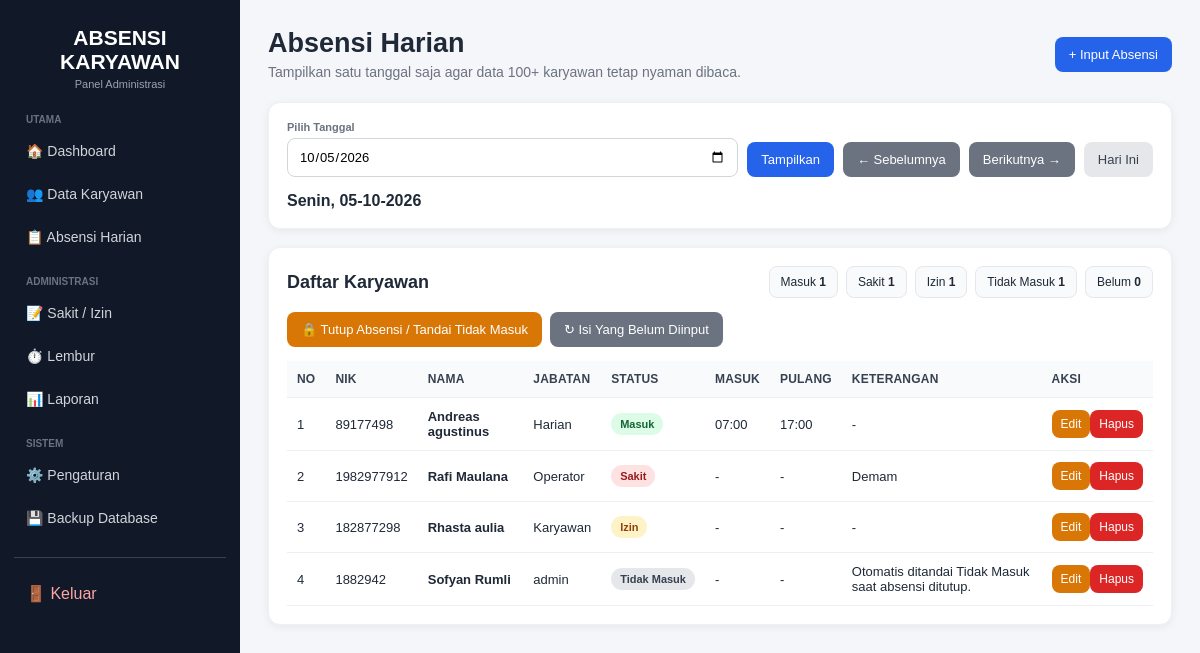
/absensi?tanggal=2026-10-05 (signed in), run on the app's committed database.
### app.py (models this page shows)
class Absensi(db.Model):
    id = db.Column(db.Integer, primary_key=True)
    karyawan_id = db.Column(db.Integer, db.ForeignKey("karyawan.id"), nullable=False)
    tanggal = db.Column(db.Date, nullable=False)
    jam_masuk = db.Column(db.Time)
    jam_pulang = db.Column(db.Time)
    status = db.Column(db.String(20), nullable=False)
    keterangan = db.Column(db.Text)
    lembur = db.relationship("Lembur", backref="absensi", lazy=True, uselist=False,
                             cascade="all, delete-orphan")

class Karyawan(db.Model):
    id = db.Column(db.Integer, primary_key=True)
    nik = db.Column(db.String(20), unique=True, nullable=False)
    nama = db.Column(db.String(100), nullable=False)
    jabatan = db.Column(db.String(100), nullable=False)
    departemen = db.Column(db.String(100))
    status_aktif = db.Column(db.Boolean, default=True)
    absensi = db.relationship("Absensi", backref="karyawan", lazy=True)
    pengajuan = db.relationship("Pengajuan", backref="karyawan", lazy=True)

### app.py (the view)
@app.route("/absensi")
@login_required
def absensi():
    tanggal = parse_date(request.args.get("tanggal"), date.today())
    data = get_absensi_harian(tanggal)
    rekap = hitung_rekap(data)
    return render_template("absensi.html", tanggal=tanggal, data_absensi=data, rekap=rekap)

### app.py (called while the page is built)
@login_manager.user_loader
def load_user(user_id):
    try:
        return db.session.get(Admin, int(user_id))
    except (TypeError, ValueError):
        return None

def parse_date(value, default=None):
    if not value:
        return default
    try:
        return date.fromisoformat(value)
    except ValueError:
        return default

def get_absensi_harian(tanggal, hanya_aktif=True):
    query = Karyawan.query
    if hanya_aktif:
        query = query.filter_by(status_aktif=True)
    karyawan_list = query.order_by(Karyawan.nama.asc()).all()
    data_map = {
        item.karyawan_id: item
        for item in Absensi.query.filter_by(tanggal=tanggal).all()
    }
    hasil = []
    for karyawan in karyawan_list:
        data = data_map.get(karyawan.id)
        hasil.append({
            "karyawan": karyawan,
            "absensi": data,
            "status": data.status if data else "Belum Diinput",
            "jam_masuk": data.jam_masuk if data else None,
            "jam_pulang": data.jam_pulang if data else None,
            "keterangan": data.keterangan if data else "Belum ada data absensi",
        })
    return hasil

def hitung_rekap(data):
    return {
        "Masuk": sum(1 for item in data if item["status"] == "Masuk"),
        "Sakit": sum(1 for item in data if item["status"] == "Sakit"),
        "Izin": sum(1 for item in data if item["status"] == "Izin"),
        "Tidak Masuk": sum(1 for item in data if item["status"] == "Tidak Masuk"),
        "Belum Diinput": sum(1 for item in data if item["status"] == "Belum Diinput"),
    }

@app.context_processor
def utility_processor():
    return {"hari_nama": HARI, "format_tanggal": format_tanggal, "date": date, "timedelta": timedelta}

### templates/absensi.html (shortened to what this page needs)
{% extends 'base.html' %}{% block title %}Absensi Harian - Absensi{% endblock %}
{% block content %}
<div class="topbar"><div><h1>Absensi Harian</h1><div class="muted">Tampilkan satu tanggal saja agar data 100+ karyawan tetap nyaman dibaca.</div></div><div class="actions"><a class="btn" href="{{ url_for('tambah_absensi', tanggal=tanggal.isoformat()) }}">+ Input Absensi</a></div></div>
<div class="panel"><div class="filter"><div class="grow"><label>Pilih Tanggal</label><input id="tanggal" type="date" value="{{ tanggal.isoformat() }}"></div><div><button class="btn" type="button" onclick="goTanggal()">Tampilkan</button></div><div><a class="btn gray" href="{{ url_for('absensi', tanggal=(tanggal-timedelta(days=1)).isoformat()) }}">← Sebelumnya</a></div><div><a class="btn gray" href="{{ url_for('absensi', tanggal=(tanggal+timedelta(days=1)).isoformat()) }}">Berikutnya →</a></div><div><a class="btn light" href="{{ url_for('absensi', tanggal=date.today().isoformat()) }}">Hari Ini</a></div></div>
<div style="margin-top:15px"><b>{{ hari_nama[tanggal.weekday()] }}, {{ tanggal.strftime('%d-%m-%Y') }}</b></div>
</div>
<div class="panel"><div class="panel-head"><h2>Daftar Karyawan</h2><div class="stat-row"><div class="stat">Masuk <b>{{ rekap['Masuk'] }}</b></div><div class="stat">Sakit <b>{{ rekap['Sakit'] }}</b></div><div class="stat">Izin <b>{{ rekap['Izin'] }}</b></div><div class="stat">Tidak Masuk <b>{{ rekap['Tidak Masuk'] }}</b></div><div class="stat">Belum <b>{{ rekap['Belum Diinput'] }}</b></div></div></div>
<div class="actions" style="margin-bottom:14px"><form method="POST" action="{{ url_for('tutup_absensi') }}" onsubmit="return confirm('Tandai semua karyawan yang belum memiliki data sebagai Tidak Masuk untuk tanggal ini? Data yang sudah ada tidak akan diubah.')"><input type="hidden" name="tanggal" value="{{ tanggal.isoformat() }}"><button class="btn orange">🔒 Tutup Absensi / Tandai Tidak Masuk</button></form><form method="POST" action="{{ url_for('reset_absensi') }}" onsubmit="return confirm('Ini tidak menghapus data. Sistem hanya akan mengisi yang belum ada menjadi Tidak Masuk. Lanjutkan?')"><input type="hidden" name="tanggal" value="{{ tanggal.isoformat() }}"><button class="btn gray">↻ Isi Yang Belum Diinput</button></form></div>
<div class="table-wrap"><table><thead><tr><th>No</th><th>NIK</th><th>Nama</th><th>Jabatan</th><th>Status</th><th>Masuk</th><th>Pulang</th><th>Keterangan</th><th>Aksi</th></tr></thead><tbody>
{% for item in data_absensi %}<tr><td>{{ loop.index }}</td><td>{{ item.karyawan.nik }}</td><td><b>{{ item.karyawan.nama }}</b></td><td>{{ item.karyawan.jabatan }}</td><td><span class="badge {% if item.status=='Masuk' %}masuk{% elif item.status=='Sakit' %}sakit{% elif item.status=='Izin' %}izin{% elif item.status=='Tidak Masuk' %}tidak{% else %}belum{% endif %}">{{ item.status }}</span></td><td>{{ item.jam_masuk.strftime('%H:%M') if item.jam_masuk else '-' }}</td><td>{{ item.jam_pulang.strftime('%H:%M') if item.jam_pulang else '-' }}</td><td>{{ item.keterangan or '-' }}</td><td class="nowrap">{% if item.absensi %}<a class="btn small orange" href="{{ url_for('edit_absensi', id=item.absensi.id) }}">Edit</a><form method="POST" action="{{ url_for('hapus_absensi', id=item.absensi.id) }}" style="display:inline" onsubmit="return confirm('Hapus data absensi ini?')"><button class="btn small red">Hapus</button></form>{% else %}<a class="btn small" href="{{ url_for('tambah_absensi', tanggal=tanggal.isoformat()) }}">Input</a>{% endif %}</td></tr>{% else %}<tr><td colspan="9" class="empty">Belum ada karyawan aktif.</td></tr>{% endfor %}
</tbody></table></div></div>
{% endblock %}

### templates/base.html (shortened to what this page needs)
<!DOCTYPE html>
<html lang="id">
<head>
</head>
<body>
<div class="layout">
<aside class="sidebar">
  <div class="brand">ABSENSI KARYAWAN<small>Panel Administrasi</small></div>
  <nav class="nav">
    <div class="nav-section">Utama</div>
    <a href="{{ url_for('dashboard') }}">🏠 Dashboard</a>
    <a href="{{ url_for('karyawan') }}">👥 Data Karyawan</a>
    <a href="{{ url_for('absensi') }}">📋 Absensi Harian</a>
    <div class="nav-section">Administrasi</div>
    <a href="{{ url_for('pengajuan') }}">📝 Sakit / Izin</a>
    <a href="{{ url_for('lembur') }}">⏱️ Lembur</a>
    <a href="{{ url_for('laporan') }}">📊 Laporan</a>
    <div class="nav-section">Sistem</div>
    <a href="{{ url_for('pengaturan') }}">⚙️ Pengaturan</a>
    <a href="{{ url_for('backup_database') }}">💾 Backup Database</a>
  </nav>
  <div class="sidebar-bottom">
    <a class="nav a" href="{{ url_for('logout') }}" style="display:flex;color:#fca5a5;text-decoration:none;padding:11px 12px;border-radius:8px">🚪 Keluar</a>
  </div>
</aside>
<main class="main">
{% block content %}{% endblock %}
</main>
</div>
</body>
</html>

### templates/base.html (style rules this page uses)
* { box-sizing:border-box }
body { margin:0;font-family:Arial,Helvetica,sans-serif;background:#f4f6f9;color:#1f2937 }
.layout { min-height:100vh }
.sidebar { position:fixed;left:0;top:0;bottom:0;width:240px;background:#111827;color:#fff;padding:22px 14px;overflow-y:auto }
.brand { font-size:21px;font-weight:800;text-align:center;margin:4px 0 24px }
.brand small { display:block;font-size:11px;color:#9ca3af;font-weight:400;margin-top:4px }
.nav a { display:flex;gap:10px;align-items:center;color:#d1d5db;text-decoration:none;padding:11px 12px;border-radius:8px;margin-bottom:5px;font-size:14px }
.nav-section { font-size:10px;text-transform:uppercase;color:#6b7280;font-weight:700;margin:20px 12px 7px }
.sidebar-bottom { margin-top:20px;border-top:1px solid #374151;padding-top:15px }
.main { margin-left:240px;padding:28px;max-width:1600px }
.topbar { display:flex;justify-content:space-between;align-items:center;gap:15px;margin-bottom:22px }
.topbar h1 { font-size:27px;margin:0 0 5px }
.muted { color:#6b7280;font-size:14px }
.actions { display:flex;gap:8px;flex-wrap:wrap;align-items:center }
.btn { display:inline-flex;align-items:center;justify-content:center;gap:6px;border:0;border-radius:8px;padding:10px 14px;background:#2563eb;color:#fff;text-decoration:none;cursor:pointer;font-size:13px }
.btn.gray { background:#6b7280 }
.btn.red { background:#dc2626 }
.btn.orange { background:#d97706 }
.btn.light { background:#e5e7eb;color:#374151 }
.btn.small { padding:7px 9px;font-size:12px }
.panel { background:#fff;border:1px solid #eef0f3;border-radius:12px;padding:18px;box-shadow:0 2px 9px rgba(15,23,42,.06);margin-bottom:18px }
.panel-head { display:flex;justify-content:space-between;align-items:center;gap:12px;flex-wrap:wrap;margin-bottom:14px }
.panel-head h2 { margin:0;font-size:18px }
.table-wrap { overflow-x:auto }
table { width:100%;border-collapse:collapse }
th,td { padding:11px 10px;border-bottom:1px solid #edf0f3;text-align:left;vertical-align:middle;font-size:13px }
th { background:#f8fafc;color:#374151;font-size:12px;text-transform:uppercase;letter-spacing:.2px }
.badge { display:inline-block;padding:5px 9px;border-radius:999px;font-size:11px;font-weight:700;white-space:nowrap }
.badge.masuk { background:#dcfce7;color:#166534 }
.badge.sakit { background:#fee2e2;color:#991b1b }
.badge.izin { background:#fef3c7;color:#92400e }
.badge.tidak { background:#e5e7eb;color:#374151 }
.field input,.field select,.field textarea,.filter input,.filter select { width:100%;padding:10px 11px;border:1px solid #d1d5db;border-radius:8px;background:#fff;font:inherit;font-size:13px }
.filter { display:flex;gap:9px;flex-wrap:wrap;align-items:end }
.filter .grow { flex:1;min-width:220px }
.filter label { display:block;font-size:11px;color:#6b7280;margin-bottom:5px;font-weight:700 }
.stat-row { display:flex;gap:8px;flex-wrap:wrap }
.stat { padding:8px 11px;background:#f8fafc;border:1px solid #e5e7eb;border-radius:8px;font-size:12px }
.nowrap { white-space:nowrap }

### data on the page
Absensi: karyawan.nik "89177498", karyawan.nama "Andreas agustinus", karyawan.jabatan "Harian", status "Masuk", jam_masuk "07:00", jam_pulang "17:00", keterangan "-"
Absensi: karyawan.nik "1982977912", karyawan.nama "Rafi Maulana", karyawan.jabatan "Operator", status "Sakit", jam_masuk "-", jam_pulang "-", keterangan "Demam"
Absensi: karyawan.nik "182877298", karyawan.nama "Rhasta aulia", karyawan.jabatan "Karyawan", status "Izin", jam_masuk "-", jam_pulang "-", keterangan "-"
Absensi: karyawan.nik "1882942", karyawan.nama "Sofyan Rumli", karyawan.jabatan "admin", status "Tidak Masuk", jam_masuk "-", jam_pulang "-", keterangan "Otomatis ditandai Tidak Masuk saat absensi ditutup."

### other printed values
{{ hari_nama[tanggal.weekday()] }} "Senin"
{{ tanggal.strftime('%d-%m-%Y') }} "05-10-2026"
{{ rekap['Masuk'] }} "1"
{{ rekap['Sakit'] }} "1"
{{ rekap['Izin'] }} "1"
{{ rekap['Tidak Masuk'] }} "1"
{{ rekap['Belum Diinput'] }} "0"
